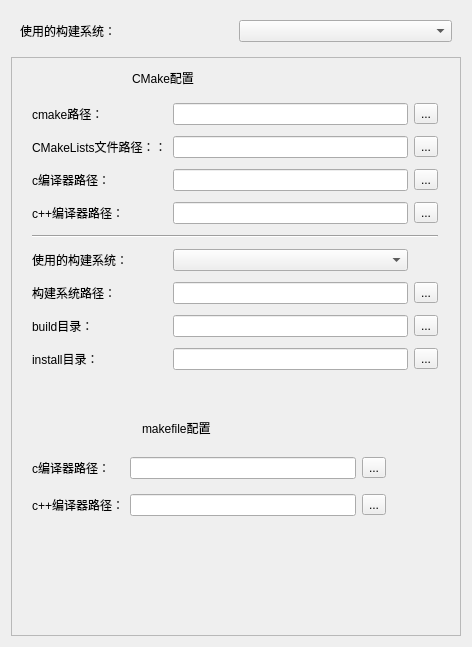
<?xml version="1.0" encoding="UTF-8"?>
<ui version="4.0">
 <class>GenBuildConfigWidget</class>
 <widget class="QWidget" name="GenBuildConfigWidget">
  <property name="geometry">
   <rect>
    <x>0</x>
    <y>0</y>
    <width>472</width>
    <height>647</height>
   </rect>
  </property>
  <property name="windowTitle">
   <string>Form</string>
  </property>
  <layout class="QVBoxLayout" name="verticalLayout">
   <item>
    <widget class="QWidget" name="widget" native="true">
     <layout class="QGridLayout" name="gridLayout_3">
      <item row="0" column="0">
       <widget class="QLabel" name="currentBuildSyslabel">
        <property name="text">
         <string>使用的构建系统：</string>
        </property>
       </widget>
      </item>
      <item row="0" column="1">
       <widget class="QComboBox" name="BuildSysComboBox"/>
      </item>
     </layout>
    </widget>
   </item>
   <item>
    <widget class="QScrollArea" name="scrollArea">
     <property name="widgetResizable">
      <bool>true</bool>
     </property>
     <widget class="QWidget" name="scrollAreaWidgetContents">
      <property name="geometry">
       <rect>
        <x>0</x>
        <y>0</y>
        <width>448</width>
        <height>569</height>
       </rect>
      </property>
      <widget class="QLabel" name="cmakeConfigLabel">
       <property name="geometry">
        <rect>
         <x>120</x>
         <y>10</y>
         <width>141</width>
         <height>19</height>
        </rect>
       </property>
       <property name="text">
        <string>CMake配置</string>
       </property>
      </widget>
      <widget class="QWidget" name="widget_2" native="true">
       <property name="geometry">
        <rect>
         <x>20</x>
         <y>40</y>
         <width>406</width>
         <height>281</height>
        </rect>
       </property>
       <layout class="QGridLayout" name="gridLayout">
        <item row="0" column="0">
         <widget class="QLabel" name="cmakePathLabel">
          <property name="text">
           <string>cmake路径：</string>
          </property>
         </widget>
        </item>
        <item row="0" column="1">
         <widget class="QLineEdit" name="cmakePathLineEdit"/>
        </item>
        <item row="0" column="2">
         <widget class="QToolButton" name="cmakePathBtn">
          <property name="text">
           <string>...</string>
          </property>
         </widget>
        </item>
        <item row="1" column="0">
         <widget class="QLabel" name="cmakelistFileLabel">
          <property name="text">
           <string>CMakeLists文件路径：：</string>
          </property>
         </widget>
        </item>
        <item row="1" column="1">
         <widget class="QLineEdit" name="cmakelistFileLineEdit"/>
        </item>
        <item row="1" column="2">
         <widget class="QToolButton" name="cmakelistFileBtn">
          <property name="text">
           <string>...</string>
          </property>
         </widget>
        </item>
        <item row="2" column="0">
         <widget class="QLabel" name="cmakeCComplierLabel">
          <property name="text">
           <string>c编译器路径：</string>
          </property>
         </widget>
        </item>
        <item row="2" column="1">
         <widget class="QLineEdit" name="cmakeCComplierLineEdit"/>
        </item>
        <item row="2" column="2">
         <widget class="QToolButton" name="cmakeCComplierBtn">
          <property name="text">
           <string>...</string>
          </property>
         </widget>
        </item>
        <item row="3" column="0">
         <widget class="QLabel" name="cmakeCXXComplierlabel">
          <property name="text">
           <string>c++编译器路径：</string>
          </property>
         </widget>
        </item>
        <item row="3" column="1">
         <widget class="QLineEdit" name="cmakeCXXComplierLineEdit"/>
        </item>
        <item row="3" column="2">
         <widget class="QToolButton" name="cmakeCXXComplierBtn">
          <property name="text">
           <string>...</string>
          </property>
         </widget>
        </item>
        <item row="4" column="0" colspan="3">
         <widget class="Line" name="line">
          <property name="orientation">
           <enum>Qt::Horizontal</enum>
          </property>
         </widget>
        </item>
        <item row="5" column="0">
         <widget class="QLabel" name="label_7">
          <property name="text">
           <string>使用的构建系统：</string>
          </property>
         </widget>
        </item>
        <item row="5" column="1">
         <widget class="QComboBox" name="cmakeUseBuildComboBox"/>
        </item>
        <item row="6" column="0">
         <widget class="QLabel" name="label_8">
          <property name="text">
           <string>构建系统路径：</string>
          </property>
         </widget>
        </item>
        <item row="6" column="1">
         <widget class="QLineEdit" name="cmakeUseBuildEdit"/>
        </item>
        <item row="6" column="2">
         <widget class="QToolButton" name="cmakeUseBuildBtn">
          <property name="text">
           <string>...</string>
          </property>
         </widget>
        </item>
        <item row="7" column="0">
         <widget class="QLabel" name="label_9">
          <property name="text">
           <string>build目录：</string>
          </property>
         </widget>
        </item>
        <item row="7" column="1">
         <widget class="QLineEdit" name="cmakeBuildDirlineEdit"/>
        </item>
        <item row="7" column="2">
         <widget class="QToolButton" name="cmakeBuildDirBtn">
          <property name="text">
           <string>...</string>
          </property>
         </widget>
        </item>
        <item row="8" column="0">
         <widget class="QLabel" name="label_10">
          <property name="text">
           <string>install目录：</string>
          </property>
         </widget>
        </item>
        <item row="8" column="1">
         <widget class="QLineEdit" name="cmakeInstallLineEdit"/>
        </item>
        <item row="8" column="2">
         <widget class="QToolButton" name="cmakeInstallBtn">
          <property name="text">
           <string>...</string>
          </property>
         </widget>
        </item>
       </layout>
      </widget>
      <widget class="QLabel" name="label_11">
       <property name="geometry">
        <rect>
         <x>130</x>
         <y>360</y>
         <width>111</width>
         <height>19</height>
        </rect>
       </property>
       <property name="text">
        <string>makefile配置</string>
       </property>
      </widget>
      <widget class="QWidget" name="widget_3" native="true">
       <property name="geometry">
        <rect>
         <x>20</x>
         <y>390</y>
         <width>354</width>
         <height>79</height>
        </rect>
       </property>
       <layout class="QGridLayout" name="gridLayout_2">
        <item row="0" column="0">
         <widget class="QLabel" name="label_12">
          <property name="text">
           <string>c编译器路径：</string>
          </property>
         </widget>
        </item>
        <item row="0" column="1">
         <widget class="QLineEdit" name="mkCComplierLineEdit"/>
        </item>
        <item row="0" column="2">
         <widget class="QToolButton" name="mkCComplierBtn">
          <property name="text">
           <string>...</string>
          </property>
         </widget>
        </item>
        <item row="1" column="0">
         <widget class="QLabel" name="label_13">
          <property name="text">
           <string>c++编译器路径：</string>
          </property>
         </widget>
        </item>
        <item row="1" column="1">
         <widget class="QLineEdit" name="mkCXXComplierLineEdit"/>
        </item>
        <item row="1" column="2">
         <widget class="QToolButton" name="mkCXXComplierBtn">
          <property name="text">
           <string>...</string>
          </property>
         </widget>
        </item>
       </layout>
      </widget>
     </widget>
    </widget>
   </item>
  </layout>
 </widget>
 <resources/>
 <connections/>
</ui>
